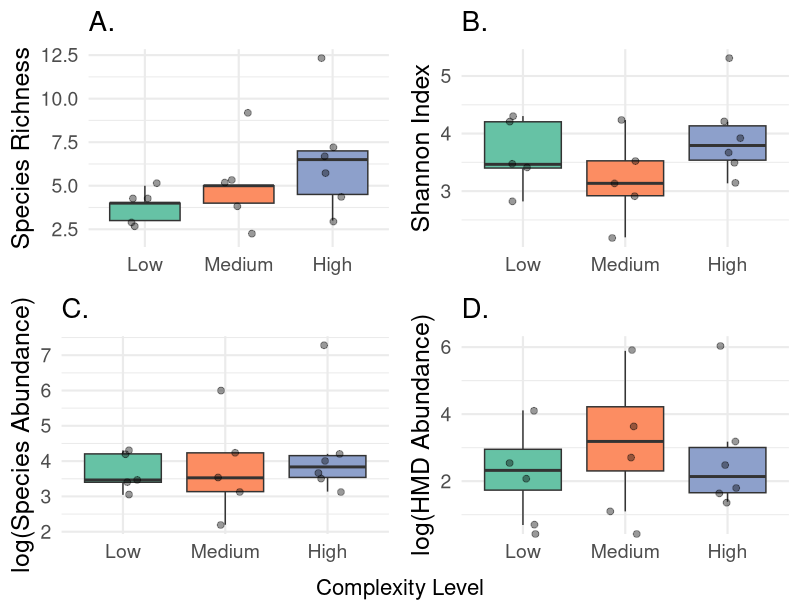
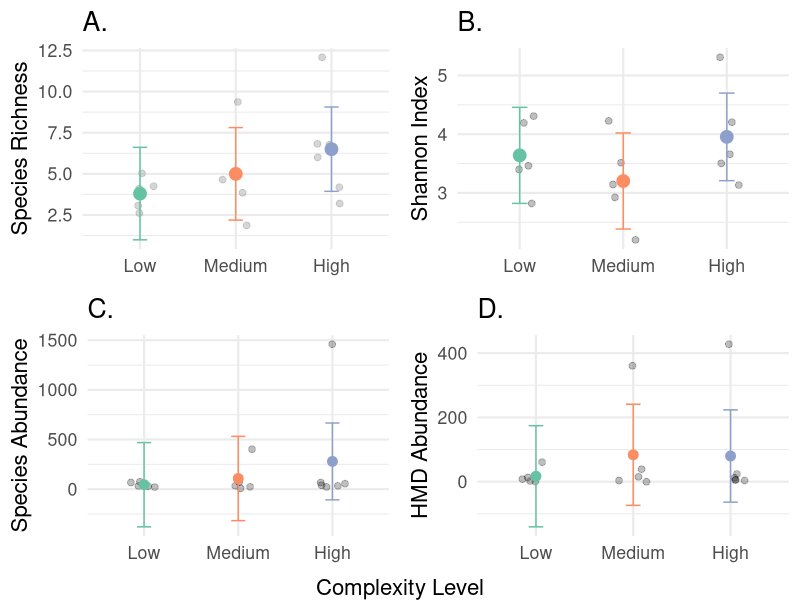
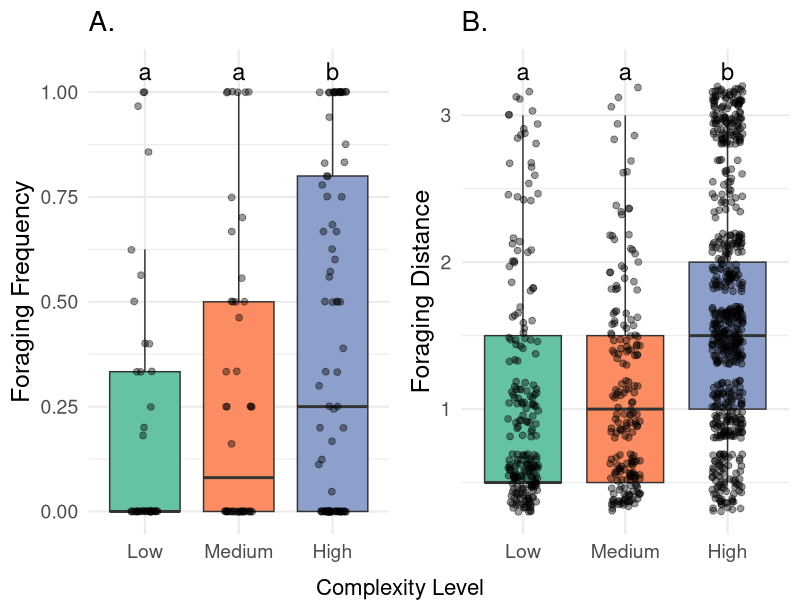
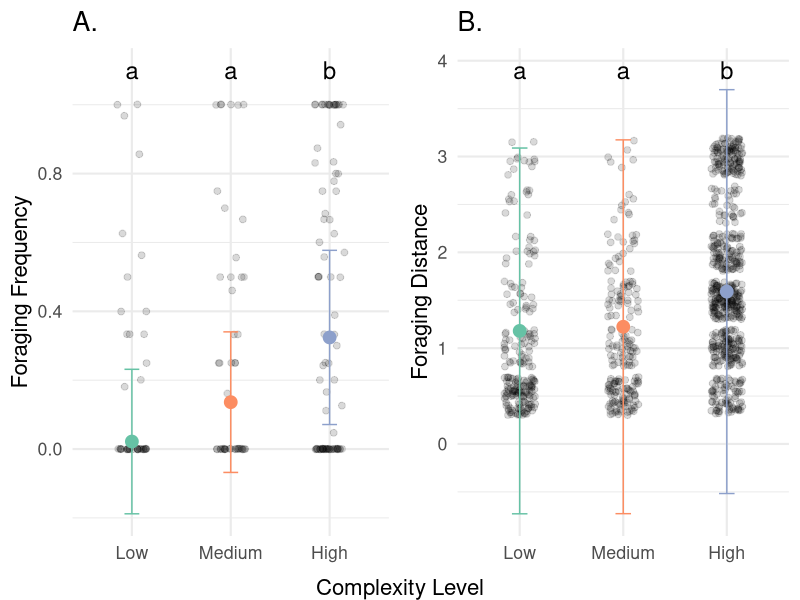
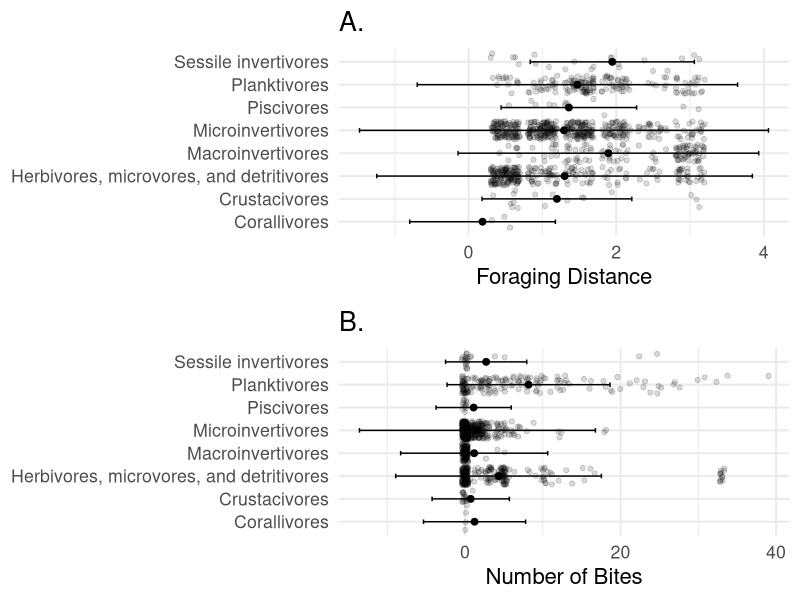

The R source for these figures, in order:
library(tidyverse)
library(gridExtra)
library(lmerTest)
library(emmeans)
library(multcompView)
library(ggpubr)
library(grid)

biodiversity_raw <- read.csv("Biodiversity Surveys.csv")
diet_raw <- read.csv("Diet Categories.csv")
foraging_raw <- read.csv("Foraging Surveys.csv")
video_raw <- read.csv("Video Surveys.csv")


# Merge the biodiversity data set and diet categories by "Genus" and "Species" columns
bd_merged_data <- merge(biodiversity_raw, diet_raw, by = c("Genus", "Species"), all.x = TRUE)

# Remove data points with genus = "chaetodontidae" and species = "unknown"
bd_merged_data <- bd_merged_data %>%
  filter(Genus != "chaetodontidae")

# Fixing the complexity levels to go from lowest to highest
bd_merged_data$Complexity_Level <- factor(bd_merged_data$Complexity_Level, levels = c("Low", "Medium", "High"))

# Remove data points with Site equal to 3
bd_merged_data <- bd_merged_data %>%
  filter(Site != 3)

# Remove "Adult" and "Juvenile" columns
bd_merged_data <- bd_merged_data %>%
  select(-Adult, -Juvenile)

# Getting a total fish count by survey
bd_totals <- bd_merged_data %>%
  group_by(Date, Site, Complexity_Level) %>%
  summarise(total_abundance = sum(Fish_Quantity))








########## Foraging Behavior Survey Data ###########
# Merge the foraging data sets and diet categories by the 'Genus' and 'Species' columns
fd_merged_data <- merge(foraging_raw, diet_raw, by = c("Genus", "Species"), all.x = TRUE)

# Remove rows where Site is equal to 3
fd_merged_data <- fd_merged_data %>%
  filter(Site != 3)

# Merge foraging and biodiversity data by Date, Site, and Complexity_Level
fd_merged_data <- merge(fd_merged_data, bd_totals, by = c("Date", "Site", "Complexity_Level"),
                         all = TRUE)

# Remove rows with NA values
fd_merged_data <- fd_merged_data[complete.cases(fd_merged_data), ]








########## Video Survey Data ###########
# Remove specified columns from video_raw
video_raw <- subset(video_raw, select = -c(Notes, X, X.1))

# Changing the complexity levels from numeric to character variables
video_raw$Complexity_Level <- factor(video_raw$Complexity_Level,
                                      levels = c(3, 2, 1),
                                      labels = c("Low", "Medium", "High"))

# Merge the data sets by "Genus" and "Species" columns
vd_merged_data <- merge(video_raw, diet_raw, by = c("Genus", "Species"), all.x = TRUE)

# Combining the video data set by fixed columns
vd_merged_data <- merge(vd_merged_data, bd_totals, by = c("Date", "Site", "Complexity_Level"),
                         all = TRUE)

# Remove rows with NA values
vd_merged_data <- vd_merged_data[complete.cases(vd_merged_data), ]




########### Merging In-situ & Video Data Sets ###########
# Creating new columns to accommodate extra observation between video and foraging data sets
fd_merged_data$Type <- "Observer"
vd_merged_data$Type <- "Video"

# Ensure df1 and df2 have the same column names
common_columns <- intersect(names(fd_merged_data), names(vd_merged_data))

# Add missing columns to df1
missing_columns_df1 <- setdiff(names(vd_merged_data), common_columns)
fd_merged_data[missing_columns_df1] <- NA

# Add missing columns to df2
missing_columns_df2 <- setdiff(names(fd_merged_data), common_columns)
vd_merged_data[missing_columns_df2] <- NA

# Reorder columns to match
fd_merged_data <- fd_merged_data[names(vd_merged_data)]
vd_merged_data <- vd_merged_data[names(fd_merged_data)]  

# Combining data sets
full_data <- rbind(fd_merged_data, vd_merged_data)

# mutation the RTS_Location column to reflect distance of RTS_location from reef in meters
full_data <- full_data %>%
  mutate(RTS_Location = (RTS_Location) * 0.5)

# Removing columns with missing data between foraging and video data sets
clean_data <- full_data %>%
  select(-RTS, -Camera_Position, -Limu_Bait, -TimeIn_Frame, -TimeOut_Frame, -Time_Seconds)

# Fixing the complexity levels to go from lowest to highest
clean_data$Complexity_Level <- factor(clean_data$Complexity_Level, levels = c("Low", "Medium", "High"))


add_trailing_s <- function(x) {
  ifelse(grepl("s$", x), x, paste0(x, "s"))
}

clean_data$Diet_Category <- add_trailing_s(clean_data$Diet_Category)




########### Species Richness & Abundance ###########

# Calculate species richness and abundance
richness_abundance_sum <- clean_data %>%
  group_by(Complexity_Level, Site, Date) %>%
  summarise(richness = n_distinct(paste(Genus, Species)),
            abundance = sum(Fish_Quantity),
            shannon_index = -sum(Fish_Quantity/sum(Fish_Quantity) * log(Fish_Quantity/sum(Fish_Quantity))))


# Merge the richness and abundance data with si_clean_data
clean_data <- clean_data %>%
  left_join(richness_abundance_sum, by = c("Complexity_Level", "Site", "Date")) 

# Remove rows with NA values
clean_data <- na.omit(clean_data)


####### Sub-setting abundance for only HMD (herbivore diet category)
HMD_abundance <- clean_data[clean_data$Diet_Category == "Herbivores, microvores, and detritivores",] %>%
  group_by(Complexity_Level, Site, Date) %>%
  summarise(HMD_richness = n_distinct(paste(Genus, Species)),
                                  HMD_abundance = sum(Fish_Quantity))

# Looking at the effect of complexity level on abundance, richness, shannon index, HMD abundance
richness_abundance_sum
HMD_abundance
richness_abundance_sum <- left_join(richness_abundance_sum, HMD_abundance, by = c("Complexity_Level", "Site", "Date"))

# Replace all NA values with 0, since those were dates when there were no HMD observed
richness_abundance_sum[is.na(richness_abundance_sum)] <- 0



# Boxplot of Species Richness by Complexity Level
p1 <- ggplot(richness_abundance_sum, aes(x = Complexity_Level, y = richness, fill = Complexity_Level)) +
  geom_boxplot(outlier.shape = NA) +
  geom_jitter(
    width = 0.15,
    alpha = 0.4,
    size = 2
  ) +
  scale_fill_brewer(palette = "Set2") + 
  labs(
    title = "A.",
    x = "Complexity Level",
    y = "Species Richness"
  ) +
  theme_minimal(base_size = 16) +
  theme(
    plot.title = element_text(size = 20),
    axis.title = element_text(size = 18),
    axis.text = element_text(size = 14),
    legend.position = "none"
  )

# Boxplot of Shannon Index by Complexity Level
p2 <- ggplot(richness_abundance_sum, aes(x = Complexity_Level, y = shannon_index, fill = Complexity_Level)) +
  geom_boxplot(outlier.shape = NA) +
  geom_jitter(
    width = 0.15,
    alpha = 0.4,
    size = 2
  ) +
  scale_fill_brewer(palette = "Set2") + 
  labs(
    title = "B.",
    x = "Complexity Level",
    y = "Shannon Index"
  ) +
  theme_minimal(base_size = 16) +
  theme(
    plot.title = element_text(size = 20),
    axis.title = element_text(size = 18),
    axis.text = element_text(size = 14),
    legend.position = "none"
  )

# Boxplot of Abundance by Complexity Level 
#logged because of outliers making it hard to see

p3 <- ggplot(richness_abundance_sum, aes(x = Complexity_Level, y = log(abundance), fill = Complexity_Level)) +
  geom_boxplot(outlier.shape = NA) +
  geom_jitter(
    width = 0.15,
    alpha = 0.4,
    size = 2
  ) +
  scale_fill_brewer(palette = "Set2") + 
  labs(
    title = "C.",
    x = "Complexity Level",
    y = "log(Species Abundance)"
  ) +
  theme_minimal(base_size = 16) +
  theme(
    plot.title = element_text(size = 20),
    axis.title = element_text(size = 18),
    axis.text = element_text(size = 14),
    legend.position = "none"
  )


# Boxplot of Herbivore Abundance by Complexity Level
p4 <- ggplot(richness_abundance_sum, 
             aes(x = Complexity_Level, 
                 y = log(HMD_abundance), 
                 fill = Complexity_Level)) +
  geom_boxplot(outlier.shape = NA) +
  geom_jitter(
    width = 0.15,
    alpha = 0.4,
    size = 2
  ) +
  scale_fill_brewer(palette = "Set2") +
  coord_cartesian(clip = "off") +
  labs(
    title = "D.",
    x = "Complexity Level",
    y = "log(HMD Abundance)"
  ) +
  theme_minimal(base_size = 16) +
  theme(
    plot.title = element_text(size = 20),
    axis.title = element_text(size = 18),
    axis.text = element_text(size = 14),
    legend.position = "none"
  )

# Arrange the plots in a 2x2 grid
combined_plot <- grid.arrange(p1 + rremove("xlab"), p2 + rremove("xlab"), p3 + rremove("xlab"), p4 + rremove("xlab"), ncol = 2,
                              bottom = textGrob("Complexity Level", gp = gpar(fontsize = 16)))

ggsave(
  filename = "outputs/combined_plot.pdf",
  plot = combined_plot,
  device = "pdf",
  width = 10,
  height = 8
)






############################### Statistical Analysis ####################################################





###### MODELS #########

# Effect of complexity on richness
richness_model <- aov(richness ~ Complexity_Level, data = richness_abundance_sum)
summary(richness_model)

#LME for including mixed effects
richness_model <- lmer(richness ~ Complexity_Level + 
                (1 | Site) + 
                (1 | Date),
              data = richness_abundance_sum)

anova(richness_model)


# Effect of complexity on shannon
shannon_model <- aov(shannon_index ~ Complexity_Level, data = richness_abundance_sum)
summary(shannon_model)

#LME for including mixed effects
shannon_model <- lmer(shannon_index ~ Complexity_Level + 
                         (1 | Site) + 
                         (1 | Date),
                       data = richness_abundance_sum)

anova(shannon_model)


# Effect of complexity on abundance
abundance_model <- aov(abundance ~ Complexity_Level, data = richness_abundance_sum)
summary(abundance_model)

#LME for including mixed effects
abundance_model <- lmer(abundance ~ Complexity_Level + 
                         (1 | Site) + 
                         (1 | Date),
                       data = richness_abundance_sum)

anova(abundance_model)



# Effect of complexity on HMD abundance
HMD_abundance_model <- aov(HMD_abundance ~ Complexity_Level, data = richness_abundance_sum)
summary(HMD_abundance_model)

#LME for including mixed effects
HMD_abundance_model <- lmer(HMD_abundance ~ Complexity_Level + 
                          (1 | Site) + 
                          (1 | Date),
                        data = richness_abundance_sum)

anova(HMD_abundance_model)










### Remake that first figure based on model estimates

emm_richness <- as.data.frame(emmeans(richness_model, ~ Complexity_Level))
emm_shannon  <- as.data.frame(emmeans(shannon_model, ~ Complexity_Level))
emm_abund    <- as.data.frame(emmeans(abundance_model, ~ Complexity_Level))
emm_hmd      <- as.data.frame(emmeans(HMD_abundance_model, ~ Complexity_Level))


p1 <- ggplot() +
  # RAW DATA (grey so model stands out)
  geom_jitter(
    data = richness_abundance_sum,
    aes(Complexity_Level, richness),
    width = 0.15,
    alpha = 0.4,
    size = 2,
    color = "grey60"
  ) +
  # MODEL MEAN (colored)
  geom_point(
    data = emm_richness,
    aes(Complexity_Level, emmean, color = Complexity_Level),
    size = 4
  ) +
  # MODEL CI (colored)
  geom_errorbar(
    data = emm_richness,
    aes(Complexity_Level,
        ymin = lower.CL,
        ymax = upper.CL,
        color = Complexity_Level),
    width = 0.15
  ) +
  scale_color_brewer(palette = "Set2") +
  labs(
    title = "A.",
    x = "Complexity Level",
    y = "Species Richness"
  ) +
  theme_minimal(base_size = 16) +
  theme(legend.position = "none")


p2 <- ggplot() +
  geom_jitter(
    data = richness_abundance_sum,
    aes(Complexity_Level, shannon_index),
    width = 0.15,
    alpha = 0.25,
    size = 2
  ) +
  geom_point(
    data = emm_shannon,
    aes(Complexity_Level, emmean, color = Complexity_Level),
    size = 4
  ) +
  geom_errorbar(
    data = emm_shannon,
    aes(Complexity_Level, ymin = lower.CL, ymax = upper.CL, color = Complexity_Level),
    width = 0.15
  ) +
  scale_color_brewer(palette = "Set2") +
  labs(title = "B.",
       x = "Complexity Level",
       y = "Shannon Index") +
  theme_minimal(base_size = 16)  +
  theme(legend.position = "none")


p3 <- ggplot() +
  geom_jitter(
    data = richness_abundance_sum,
    aes(Complexity_Level, abundance),
    width = 0.15,
    alpha = 0.25,
    size = 2
  ) +
  geom_point(
    data = emm_abund,
    aes(Complexity_Level, emmean, color = Complexity_Level),
    size = 3
  ) +
  geom_errorbar(
    data = emm_abund,
    aes(Complexity_Level, ymin = lower.CL, ymax = upper.CL, color = Complexity_Level),
    width = 0.15
  ) +
  scale_color_brewer(palette = "Set2") +
  labs(title = "C.",
       x = "Complexity Level",
       y = "Species Abundance") +
  theme_minimal(base_size = 16)  +
  theme(legend.position = "none")


p4 <- ggplot() +
  geom_jitter(
    data = richness_abundance_sum,
    aes(Complexity_Level, HMD_abundance),
    width = 0.15,
    alpha = 0.25,
    size = 2
  ) +
  geom_point(
    data = emm_hmd,
    aes(Complexity_Level, emmean, color = Complexity_Level),
    size = 3
  ) +
  geom_errorbar(
    data = emm_hmd,
    aes(Complexity_Level, ymin = lower.CL, ymax = upper.CL, color = Complexity_Level),
    width = 0.15
  ) +
  scale_color_brewer(palette = "Set2") +
  labs(title = "D.",
       x = "Complexity Level",
       y = "HMD Abundance") +
  theme_minimal(base_size = 16)  +
  theme(legend.position = "none")


combined_plot <- grid.arrange(
  p1 + rremove("xlab"), p2 + rremove("xlab"), p3+ rremove("xlab"),  p4  + rremove("xlab"),
  ncol = 2,
  bottom = textGrob("Complexity Level",
                    gp = gpar(fontsize = 16))
)

ggsave(
  filename = "outputs/model_based_combined_plot.pdf",
  plot = combined_plot,
  width = 10,
  height = 8
)






####### Foraging results


# Frequency of foraging

# Calculate behavior frequencies

behavior_frequencies <- clean_data %>%
  group_by(RTS_Location, Complexity_Level, Diet_Category, Site, Date) %>%
  summarise(foraging_frequency = sum(Behavior == "foraging") / n(),
            swimming_frequency = sum(Behavior == "swim") / n(),
            .groups = 'drop')


#Foraging freq with Diet
foraging_freq_model <- lmer(foraging_frequency ~ Complexity_Level + RTS_Location + Diet_Category +
                              (1 | Site) + 
                              (1 | Date),
                            data = behavior_frequencies)
anova(foraging_freq_model)

# We see that complexity level and diet category are significant predictors of foraging frequency

# Post hoc tests
emmeans(foraging_freq_model, pairwise ~ Complexity_Level, adjust = "tukey")
# We see that there low and medium complexity are not significantly different, but low and high, and medium and high, are significantly different

emmeans(foraging_freq_model, pairwise ~ Diet_Category, adjust = "tukey")
#We see that most diet groups are not significantly different from one another. Exception is significant difference between crustacivores and planktivores.


## Visualization
emm <- emmeans(foraging_freq_model, ~ Complexity_Level)
pairs(emm, adjust = "tukey")

# Manually putting p values to get significance letters for plot
pvals <- c(
  "Low-Medium" = 0.3760,
  "Low-High" = 0.0002,
  "Medium-High" = 0.0288
)

letters <- multcompLetters(pvals, threshold = 0.05)
letters

cld_df <- data.frame(
  Complexity_Level = c("Low", "Medium", "High"),
  letter = c(
    "a",   # Low (not different from Medium, but different from High)
    "a",   # Medium (differs from High only)
    "b"    # High
  )
)

label_df <- merge(cld_df,
                  aggregate(foraging_frequency ~ Complexity_Level,
                            behavior_frequencies, max),
                  by = "Complexity_Level")



freq_plot <- ggplot(behavior_frequencies, 
       aes(Complexity_Level, y = foraging_frequency, fill = Complexity_Level)) +
  geom_boxplot(outlier.shape = NA) +
  geom_jitter(width = 0.15, alpha = 0.4, size = 2) +
  scale_fill_brewer(palette = "Set2") +
  geom_text(
    data = label_df,
    aes(x = Complexity_Level,
        y = foraging_frequency * 1.05,
        label = letter),
    size = 6
  ) +
  coord_cartesian(clip = "off") +
  labs(
    title = "A.",
    x = "Complexity Level",
    y = "Foraging Frequency"
  ) +
  theme_minimal(base_size = 16) +
  theme(
    plot.title = element_text(size = 20),
    axis.title = element_text(size = 18),
    axis.text = element_text(size = 14),
    legend.position = "none"
  )




#version with model estimate


emm <- emmeans(foraging_freq_model, ~ Complexity_Level)
emm_df <- as.data.frame(emm)

label_df <- merge(cld_df,
                  aggregate(foraging_frequency ~ Complexity_Level,
                            behavior_frequencies, max),
                  by = "Complexity_Level")

freq_plot_v2 <- ggplot() +
  # RAW DATA 
  geom_jitter(
    data = behavior_frequencies,
    aes(x = Complexity_Level, y = foraging_frequency),
    width = 0.15,
    alpha = 0.15,
    size = 2
  ) +
  # MODEL ESTIMATES (colored)
  geom_point(
    data = emm_df,
    aes(x = Complexity_Level, y = emmean, color = Complexity_Level),
    size = 4
  ) +
  # MODEL CI (colored)
  geom_errorbar(
    data = emm_df,
    aes(x = Complexity_Level,
        ymin = lower.CL,
        ymax = upper.CL,
        color = Complexity_Level),
    width = 0.15
  ) +
  # COLOR BLIND FRIENDLY PALETTE
  scale_color_brewer(palette = "Set2") +
  scale_fill_brewer(palette = "Set2") +
  geom_text(
    data = label_df,
    aes(x = Complexity_Level,
        y = foraging_frequency * 1.1,
        label = letter),
    size = 6
  ) +
  labs(
    title = "A.",
    x = "Complexity Level",
    y = "Foraging Frequency"
  ) +
  theme_minimal(base_size = 16) +
  theme(
    legend.position = "none"
  )















 ###### Foraging distance ######

foraging_dist_model <- lmer(RTS_Location ~ Complexity_Level + Diet_Category +
                              (1 | Site) + 
                              (1 | Date),
                            data = clean_data)
anova(foraging_dist_model)


# Post hoc tests
emmeans(foraging_dist_model, pairwise ~ Complexity_Level, adjust = "tukey")
#We see that there is a significant difference between low and high, and medium and high, but not low and medium.

emmeans(foraging_dist_model, pairwise ~ Diet_Category, adjust = "tukey")
pairs_out <- pairs(emmeans(foraging_dist_model, ~ Diet_Category),
                   adjust = "tukey")
pairs_df <- as.data.frame(pairs_out)
sig_pairs <- subset(pairs_df, p.value < 0.05)
sig_pairs
#We see significant differences in several diet groups, including corallivore-macroinvertivore, corallivore-planktivore, corallivore-sessile invertivore, 
# crustacivore - macroinvertivore, crustacivore - sessile invertivore, HMD - macroinvertivore, HMD - sessile invertivore, macroinvertivore - microinvertivore, 
#macroinvertivore - planktivore, micro-invertivore - sessile invertivore, .


## Visualization
emm <- emmeans(foraging_dist_model, ~ Complexity_Level)
pairs(emm, adjust = "tukey")

# Manually putting p values to get significance letters for plot
pvals <- c(
  "Low-Medium" = 0.8386,
  "Low-High" = 0.0001,
  "Medium-High" = 0.0001
)

letters <- multcompLetters(pvals, threshold = 0.05)
letters

cld_df <- data.frame(
  Complexity_Level = c("Low", "Medium", "High"),
  letter = c(
    "a",   # Low (not different from Medium, but different from High)
    "a",   # Medium (differs from High only)
    "b"    # High
  )
)

label_df <- merge(cld_df,
                  aggregate(RTS_Location ~ Complexity_Level,
                            clean_data, max),
                  by = "Complexity_Level")

dist_plot <- ggplot(clean_data, 
                    aes(Complexity_Level, y = RTS_Location, fill = Complexity_Level)) +
  geom_boxplot(outlier.shape = NA) +
  geom_jitter(width = 0.15, alpha = 0.4, size = 2) +
  scale_fill_brewer(palette = "Set2") +
  geom_text(
    data = label_df,
    aes(x = Complexity_Level,
        y = RTS_Location * 1.1,
        label = letter),
    size = 6
  ) +
  coord_cartesian(clip = "off") +
  labs(
    title = "B.",
    x = "Complexity Level",
    y = "Foraging Distance"
  ) +
  theme_minimal(base_size = 16) +
  theme(
    plot.title = element_text(size = 20),
    axis.title = element_text(size = 18),
    axis.text = element_text(size = 14),
    legend.position = "none"
  )

#version with model estimate


emm <- emmeans(foraging_dist_model, ~ Complexity_Level)
emm_df <- as.data.frame(emm)

dist_plot_v2 <- ggplot() +
  # RAW DATA (keep light / neutral)
  geom_jitter(
    data = clean_data,
    aes(x = Complexity_Level, y = RTS_Location),
    width = 0.15,
    alpha = 0.15,
    size = 2
  ) +
  # MODEL ESTIMATES (colored)
  geom_point(
    data = emm_df,
    aes(x = Complexity_Level, y = emmean, color = Complexity_Level),
    size = 4
  ) +
  # MODEL CI (colored)
  geom_errorbar(
    data = emm_df,
    aes(x = Complexity_Level,
        ymin = lower.CL,
        ymax = upper.CL,
        color = Complexity_Level),
    width = 0.15
  ) +
  # COLOR BLIND FRIENDLY PALETTE
  scale_color_brewer(palette = "Set2") +
  scale_fill_brewer(palette = "Set2") +
  # LETTERS
  geom_text(
    data = label_df,
    aes(x = Complexity_Level,
        y = RTS_Location * 1.3,
        label = letter),
    size = 6
  ) +
  labs(
    title = "B.",
    x = "Complexity Level",
    y = "Foraging Distance"
  ) +
  theme_minimal(base_size = 16) +
  theme(
    legend.position = "none"
  )




#foraging_plot <- ggarrange(freq_plot, dist_plot, nrow = 1, ncol = 2)

foraging_plot <- grid.arrange(freq_plot + rremove("xlab"), dist_plot + rremove("xlab"), ncol = 2, nrow = 1,
                              bottom = textGrob("Complexity Level", gp = gpar(fontsize = 16)))

foraging_plot_v2 <- grid.arrange(freq_plot_v2 + rremove("xlab"), dist_plot_v2 + rremove("xlab"), ncol = 2, nrow = 1,
                              bottom = textGrob("Complexity Level", gp = gpar(fontsize = 16)))


ggsave(
  filename = "outputs/foraging_plot.pdf",
  plot = foraging_plot,
  device = "pdf",
  width = 10,
  height = 6
)

ggsave(
  filename = "outputs/foraging_plot_v2.pdf",
  plot = foraging_plot_v2,
  device = "pdf",
  width = 10,
  height = 6
)



#Diet groups visualization??


emm_diet <- emmeans(foraging_dist_model, ~ Diet_Category)
emm_df <- as.data.frame(emm_diet)

distance_diet_plot <- ggplot() +
  # RAW DATA
  geom_jitter(
    data = clean_data,
    aes(x = Diet_Category, y = RTS_Location),
    alpha = 0.15
  ) +
  # MODEL ESTIMATES (now follow factor order automatically)
  geom_point(
    data = emm_df,
    aes(x = Diet_Category, y = emmean),
    size = 2
  ) +
  geom_errorbar(
    data = emm_df,
    aes(x = Diet_Category,
        ymin = lower.CL,
        ymax = upper.CL),
    width = 0.2
  ) +
  coord_flip() +
  labs(title = "A.",
    x = "Diet Category",
    y = "Foraging Distance"
  ) +
  theme_minimal(base_size = 16)






###### Number of bites, for those that were foraging ######



bites_model <- lmer(Bites ~ Complexity_Level + Diet_Category + RTS_Location +
                              (1 | Site) + 
                              (1 | Date),
                            data = clean_data)
anova(bites_model)

emmeans(bites_model, pairwise ~ Diet_Category, adjust = "tukey")

#Extracting just the significant pairs
pairs_out <- pairs(emmeans(bites_model, ~ Diet_Category),
                   adjust = "tukey")
pairs_df <- as.data.frame(pairs_out)
sig_pairs <- subset(pairs_df, p.value < 0.05)
sig_pairs

# visualization of bites
emm_bites <- emmeans(bites_model, ~ Diet_Category)
emm_df_bites <- as.data.frame(emm_bites)

bites_diet_plot <- ggplot() +
  # RAW DATA
  geom_jitter(
    data = clean_data,
    aes(x = Diet_Category, y = Bites),
    alpha = 0.15
  ) +
  # MODEL ESTIMATES
  geom_point(
    data = emm_df_bites,
    aes(x = Diet_Category, y = emmean),
    size = 2
  ) +
  geom_errorbar(
    data = emm_df_bites,
    aes(x = Diet_Category,
        ymin = lower.CL,
        ymax = upper.CL),
    width = 0.2
  ) +
  coord_flip() +
  labs(title = "B.",
    x = "Diet Category",
    y = "Number of Bites"
  ) +
  theme_minimal(base_size = 16)


diet_plot <- grid.arrange(distance_diet_plot + rremove("ylab"), bites_diet_plot + rremove("ylab"), ncol = 1, nrow = 2)

ggsave(
  filename = "outputs/diet_plot.pdf",
  plot = diet_plot,
  device = "pdf",
  width = 10,
  height = 10
)
